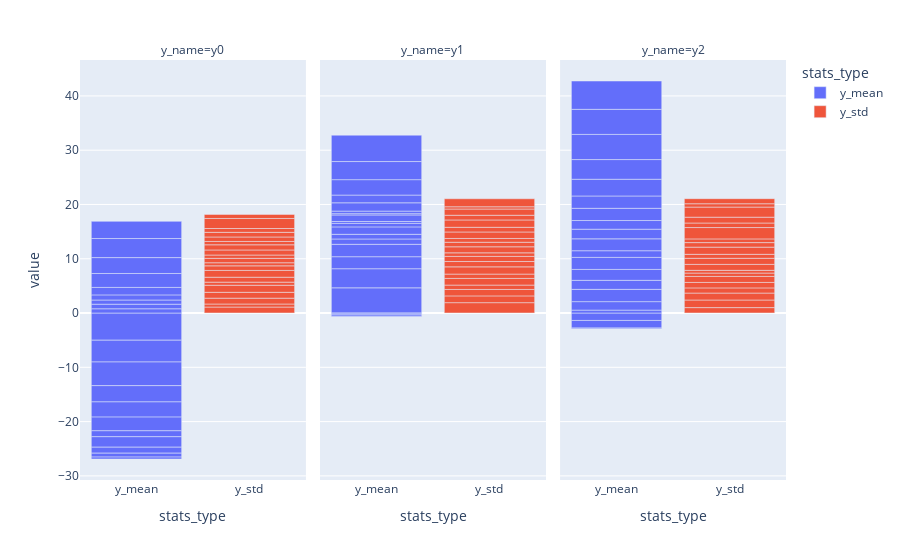

Notebook code for this chart:
### Markdown cell above
## Subplots with Plotly

While plotly express doesn't have matplotlib/seaborn-style subplots, you can make subplots using plotly's graph objects library (which takes a little more code than plotly express but isn't too painful). However, plotly express can make grids of plots from dataframes. Below are a couple examples:

### Code cell
##############################################################################
# Matrix of bar plots
##############################################################################

plotly_bar_data = noised_data_melted_stats.melt(
    id_vars=['x', 'y_name'], value_vars=['y_mean', 'y_std'],
    var_name='stats_type')

px.bar(plotly_bar_data, x='stats_type', y='value', color='stats_type',
       facet_col='y_name')

### Figure 1 — Plotly figure (JSON) as saved in the notebook; plotly's stock layout.template omitted (floating-point values rounded to 4 significant figures)
{"data": [{"alignmentgroup": "True", "hovertemplate": "stats_type=%{x}<br>y_name=y0<br>value=%{y}<extra></extra>", "legendgroup": "y_mean", "marker": {"color": "#636efa"}, "name": "y_mean", "offsetgroup": "y_mean", "orientation": "v", "showlegend": true, "textposition": "auto", "type": "bar", "x": ["y_mean", "y_mean", "y_mean", "y_mean", "y_mean", "y_mean", "y_mean", "y_mean", "y_mean", "y_mean", "y_mean", "y_mean", "y_mean", "y_mean", "y_mean", "y_mean", "y_mean", "y_mean", "y_mean", "y_mean"], "xaxis": "x", "y": [-5.008, -4.014, -4.361, -2.992, -2.801, -2.52, -1.091, -1.929, -1.104, -0.7176, -0.354, 0.784, 0.8429, 0.7726, 0.9443, 1.375, 2.567, 2.932, 3.51, 3.169], "yaxis": "y"}, {"alignmentgroup": "True", "hovertemplate": "stats_type=%{x}<br>y_name=y1<br>value=%{y}<extra></extra>", "legendgroup": "y_mean", "marker": {"color": "#636efa"}, "name": "y_mean", "offsetgroup": "y_mean", "orientation": "v", "showlegend": false, "textposition": "auto", "type": "bar", "x": ["y_mean", "y_mean", "y_mean", "y_mean", "y_mean", "y_mean", "y_mean", "y_mean", "y_mean", "y_mean", "y_mean", "y_mean", "y_mean", "y_mean", "y_mean", "y_mean", "y_mean", "y_mean", "y_mean", "y_mean"], "xaxis": "x2", "y": [4.645, 3.518, 2.218, 2.282, 0.9792, 0.8596, 1.369, 0.6462, 0.3467, 1.204, -0.1872, 0.2432, -0.1953, 0.4676, -0.2638, 1.528, 1.427, 2.841, 3.337, 4.859], "yaxis": "y2"}, {"alignmentgroup": "True", "hovertemplate": "stats_type=%{x}<br>y_name=y2<br>value=%{y}<extra></extra>", "legendgroup": "y_mean", "marker": {"color": "#636efa"}, "name": "y_mean", "offsetgroup": "y_mean", "orientation": "v", "showlegend": false, "textposition": "auto", "type": "bar", "x": ["y_mean", "y_mean", "y_mean", "y_mean", "y_mean", "y_mean", "y_mean", "y_mean", "y_mean", "y_mean", "y_mean", "y_mean", "y_mean", "y_mean", "y_mean", "y_mean", "y_mean", "y_mean", "y_mean", "y_mean"], "xaxis": "x3", "y": [-1.368, -1.396, 0.5373, -0.1353, 1.564, 2.262, 1.661, 2.012, 2.218, 1.227, 2.194, 1.774, 1.597, 2.252, 2.27, 3.079, 3.628, 4.638, 4.616, 5.222], "yaxis": "y3"}, {"alignmentgroup": "True", "hovertemplate": "stats_type=%{x}<br>y_name=y0<br>value=%{y}<extra></extra>", "legendgroup": "y_std", "marker": {"color": "#EF553B"}, "name": "y_std", "offsetgroup": "y_std", "orientation": "v", "showlegend": true, "textposition": "auto", "type": "bar", "x": ["y_std", "y_std", "y_std", "y_std", "y_std", "y_std", "y_std", "y_std", "y_std", "y_std", "y_std", "y_std", "y_std", "y_std", "y_std", "y_std", "y_std", "y_std", "y_std", "y_std"], "xaxis": "x", "y": [1.102, 0.5604, 1.077, 1.08, 1.297, 0.5752, 0.9088, 1.252, 0.8453, 0.5682, 0.8109, 0.6098, 0.9344, 0.952, 0.6137, 0.8249, 0.8558, 0.7076, 1.845, 0.7547], "yaxis": "y"}, {"alignmentgroup": "True", "hovertemplate": "stats_type=%{x}<br>y_name=y1<br>value=%{y}<extra></extra>", "legendgroup": "y_std", "marker": {"color": "#EF553B"}, "name": "y_std", "offsetgroup": "y_std", "orientation": "v", "showlegend": false, "textposition": "auto", "type": "bar", "x": ["y_std", "y_std", "y_std", "y_std", "y_std", "y_std", "y_std", "y_std", "y_std", "y_std", "y_std", "y_std", "y_std", "y_std", "y_std", "y_std", "y_std", "y_std", "y_std", "y_std"], "xaxis": "x2", "y": [1.912, 1.248, 1.188, 0.8037, 1.226, 0.8005, 1.332, 0.9815, 0.9477, 0.6512, 1.116, 0.8344, 0.6992, 1.196, 0.8628, 1.352, 0.8631, 1.15, 0.4157, 1.472], "yaxis": "y2"}, {"alignmentgroup": "True", "hovertemplate": "stats_type=%{x}<br>y_name=y2<br>value=%{y}<extra></extra>", "legendgroup": "y_std", "marker": {"color": "#EF553B"}, "name": "y_std", "offsetgroup": "y_std", "orientation": "v", "showlegend": false, "textposition": "auto", "type": "bar", "x": ["y_std", "y_std", "y_std", "y_std", "y_std", "y_std", "y_std", "y_std", "y_std", "y_std", "y_std", "y_std", "y_std", "y_std", "y_std", "y_std", "y_std", "y_std", "y_std", "y_std"], "xaxis": "x3", "y": [1.0, 1.4, 1.277, 0.9569, 1.003, 1.111, 0.6148, 0.5045, 1.095, 1.122, 0.7315, 1.326, 0.8325, 0.686, 2.089, 0.8352, 1.074, 1.859, 0.6175, 0.9288], "yaxis": "y3"}], "layout": {"annotations": [{"font": {}, "showarrow": false, "text": "y_name=y0", "x": 0.16, "xanchor": "center", "xref": "paper", "y": 1, "yanchor": "bottom", "yref": "paper"}, {"font": {}, "showarrow": false, "text": "y_name=y1", "x": 0.5, "xanchor": "center", "xref": "paper", "y": 1, "yanchor": "bottom", "yref": "paper"}, {"font": {}, "showarrow": false, "text": "y_name=y2", "x": 0.84, "xanchor": "center", "xref": "paper", "y": 1, "yanchor": "bottom", "yref": "paper"}], "barmode": "relative", "legend": {"title": {"text": "stats_type"}, "tracegroupgap": 0}, "margin": {"t": 60}, "xaxis": {"anchor": "y", "categoryarray": ["y_mean", "y_std"], "categoryorder": "array", "domain": [0, 0.32], "title": {"text": "stats_type"}}, "xaxis2": {"anchor": "y2", "categoryarray": ["y_mean", "y_std"], "categoryorder": "array", "domain": [0.34, 0.66], "matches": "x", "title": {"text": "stats_type"}}, "xaxis3": {"anchor": "y3", "categoryarray": ["y_mean", "y_std"], "categoryorder": "array", "domain": [0.68, 1.0], "matches": "x", "title": {"text": "stats_type"}}, "yaxis": {"anchor": "x", "domain": [0, 1], "title": {"text": "value"}}, "yaxis2": {"anchor": "x2", "domain": [0, 1], "matches": "y", "showticklabels": false}, "yaxis3": {"anchor": "x3", "domain": [0, 1], "matches": "y", "showticklabels": false}}}
